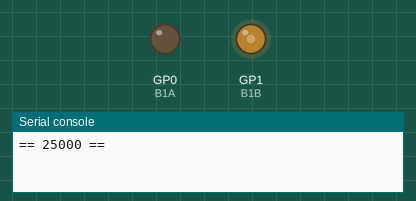
This program was run on a simulated Raspberry Pi Pico running MicroPython. Parts: output pins drawn as LEDs (lit = HIGH), the last lines printed to the serial console.

Above: at 0.1 s.
At 19.1 s:
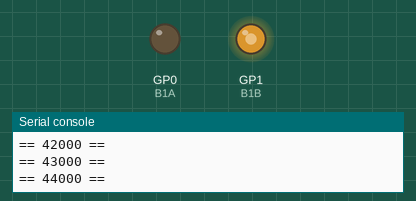
At 39.1 s:
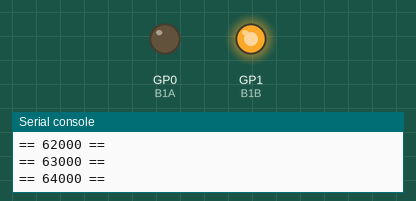
Timing chart, 0 to 40.0 s (numbered marks = the images above):
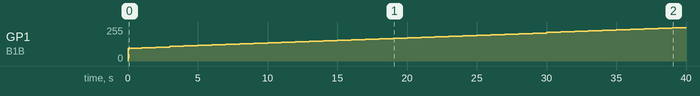

The program:

pwm_runner_L9110.py
```python
"""

l9110

Need latest mp for params and pwm:
https://github.com/orgs/micropython/discussions/12162

DS - https://www.makerfabs.com/desfile/files/datasheet-l9110.pdf

Best picture - https://www.makerfabs.com/l9110-dual-channel-h-bridge-motor-driver-module-12v-800ma.html

Careful with 12 V - https://forums.raspberrypi.com/viewtopic.php?t=292239
                  - https://www.electroschematics.com/l9110-motor-driver-primer

How to set it up and use it - https://forum.micropython.org/viewtopic.php?t=5736

Other logical reference https://www.bananarobotics.com/shop/How-to-use-the-HG7881-(L9110)-Dual-Channel-Motor-Driver-Module

"""


from machine import Pin, PWM
import time

B1A = Pin(0, Pin.OUT)
B1B = Pin(1, Pin.OUT)

""" 3-5V DC Hobby Fan
The normal full power operation of the DC hobby fan is clockwise
when holding the fan with the black wire on the left

#Forward
B1A.value(0); B1B.value(1)
#Stop
B1A.value(1); B1B.value(1)
#Backward
B1A.value(1); B1B.value(0)
#Stop
B1A.value(0); B1B.value(0)
"""


""" small 12V DC Fan
- https://www.aliexpress.us/item/3256802262312152.html
- 12v - 4010

#Forward
B1A.value(0); B1B.value(1)

- All other combos do not make any difference as it appears to only move in one direction.

- Therefore, by default B1B must be used as the speed with PWM:

#Stopped
pwm_speed = PWM(B1B, freq=1000, duty_u16=0)

#Full on
pwm_speed = PWM(B1B, freq=1000, duty_u16=65535)

With full 12V DC on the L9110, the pi/pico/everything is stable.

#450 is a lot less noisy than 1000 at low frequency!
pwm_speed = PWM(B1B, freq=450, duty_u16=0)
"""

""" larger 12V DC Fan
- https://www.amazon.com/gp/product/B0BXDGWS4J/
CHUIZIRIG 120x120x25mm 120mm 12V 0.45A 2Pin Computer Fan with AC Plug Cabinet Fan DC Brushless Cooling
- Fan Brushless DC Cooler Case Cooling Fan 12V gpu Mining rig Fan(1 * 3000RPM Fan)

#Forward
B1A.value(0); B1B.value(1)
- All other combos do not make any difference as it appears to only move in one direction.
- I.E, if you try for   B1A.value(1); B1B.value(0) and put in on 12V, you are guaranteed to fry the L9110!
  The  stall current will be too much.

#3500 is a lot less noisy than 1000 at low frequency!
pwm_speed = PWM(B1B, freq=3500, duty_u16=0)
"""

"""
NO PWM UP TO  THIS POINT !!!

Software: I use 1 pin as direction pin and the other pin as speed pin.
If the direction is low then the motor will get power when ever the speed pin is high
so the speed the motor will spin at will be the duty with of the speed pin i.e PWM_duty = desired_speed.

If the direction is high then motor will spin the other way and the motor will get power anytime the speed pin is
low so you have to invert the PWM duty i.e PWM_duty = 100 - desired_speed
"""

""" Typically safe defaults as per above """
#Left most connection on the L9110
B1A.value(0)
#Immediate to the right of B1A
B1B.value(1);
pwm_speed = PWM(B1B, freq=1000, duty_u16=0)

"""
#Stop
pwm_speed.duty_u16(0)
pwm.deinit()
#Full on
pwm_speed.duty_u16(65535)
"""

while True:

    for x in range(25000,65535,1000):
        print(f"== {x} ==")
        pwm_speed.duty_u16(x)
        time.sleep(1)

    for x in range(65535,25000,-1000):
        print(f"== {x} ==")
        pwm_speed.duty_u16(x)
        time.sleep(1)
```

Measured:
- by itself, GP1 (B1B): moves from 0/255 to 249/255 over 39.0 s
